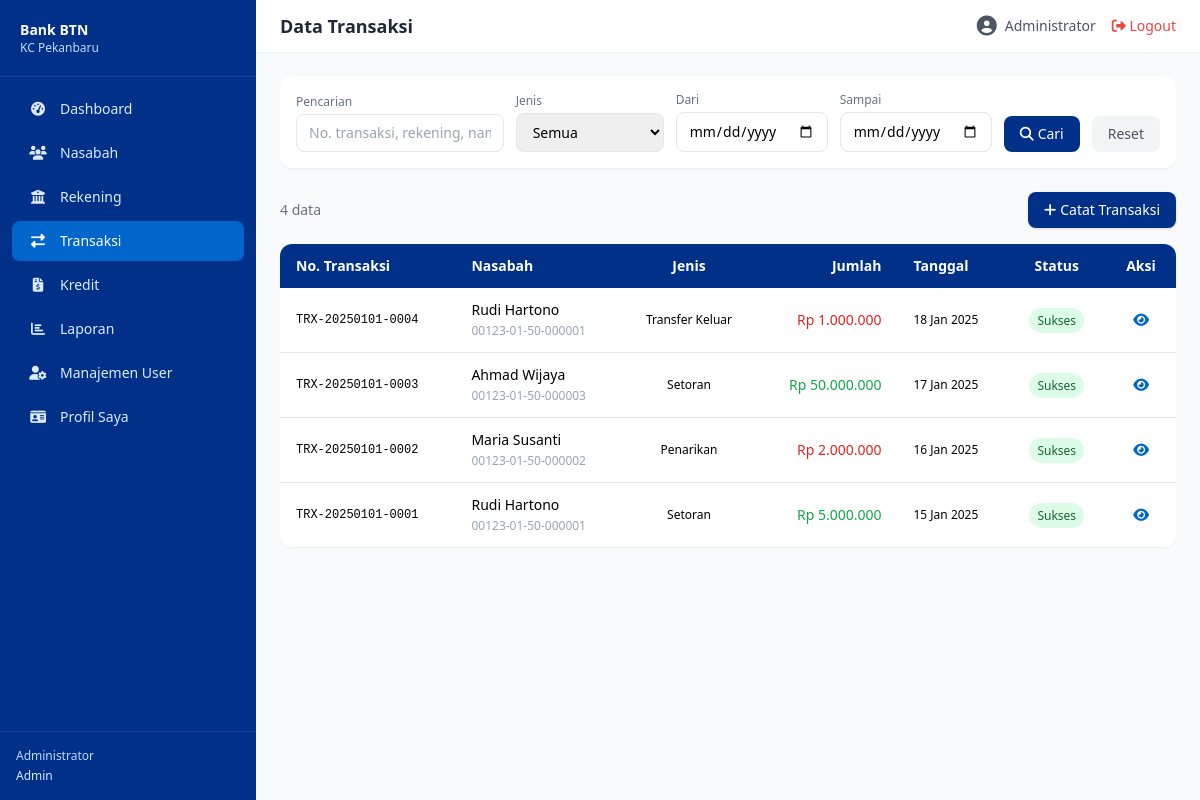
Screenshot of /public/transaksi (signed in) with the database file from the repository.
### tables this page shows
CREATE TABLE transaksi (
    id BIGINT UNSIGNED AUTO_INCREMENT PRIMARY KEY,
    no_transaksi VARCHAR(30) NOT NULL UNIQUE,
    rekening_id BIGINT UNSIGNED NOT NULL,
    rekening_tujuan_id BIGINT UNSIGNED NULL,
    jenis_transaksi ENUM('setoran','penarikan','transfer_masuk','transfer_keluar') NOT NULL,
    jumlah DECIMAL(15,2) NOT NULL,
    saldo_sebelum DECIMAL(15,2) NOT NULL,
    saldo_sesudah DECIMAL(15,2) NOT NULL,
    keterangan VARCHAR(255) NULL,
    tanggal_transaksi DATETIME NOT NULL DEFAULT CURRENT_TIMESTAMP,
    teller_id BIGINT UNSIGNED NOT NULL,
    status ENUM('sukses','batal','pending') NOT NULL DEFAULT 'sukses',
    created_at TIMESTAMP DEFAULT CURRENT_TIMESTAMP,
    FOREIGN KEY (rekening_id) REFERENCES rekening(id) ON DELETE CASCADE,
    FOREIGN KEY (rekening_tujuan_id) REFERENCES rekening(id) ON DELETE SET NULL,
    FOREIGN KEY (teller_id) REFERENCES users(id),
    INDEX idx_rekening (rekening_id),
    INDEX idx_tanggal (tanggal_transaksi),
    INDEX idx_jenis (jenis_transaksi)
);

CREATE TABLE nasabah (
    id BIGINT UNSIGNED AUTO_INCREMENT PRIMARY KEY,
    no_nasabah VARCHAR(20) NOT NULL UNIQUE,
    nik VARCHAR(16) NOT NULL UNIQUE,
    nama_lengkap VARCHAR(255) NOT NULL,
    tempat_lahir VARCHAR(100) NULL,
    tanggal_lahir DATE NOT NULL,
    jenis_kelamin ENUM('L','P') NOT NULL,
    agama VARCHAR(20) NULL,
    status_perkawinan ENUM('lajang','menikah','cerai') DEFAULT 'lajang',
    pekerjaan VARCHAR(100) NULL,
    penghasilan_bulanan DECIMAL(15,2) NULL,
    no_telepon VARCHAR(20) NOT NULL,
    email VARCHAR(255) NULL,
    alamat TEXT NOT NULL,
    rt_rw VARCHAR(10) NULL,
    kelurahan VARCHAR(100) NULL,
    kecamatan VARCHAR(100) NULL,
    kota_kabupaten VARCHAR(100) NOT NULL,
    provinsi VARCHAR(100) NOT NULL,
    kode_pos VARCHAR(10) NULL,
    no_ktp_path VARCHAR(500) NULL,
    status ENUM('aktif','nonaktif','blacklist') NOT NULL DEFAULT 'aktif',
    created_by BIGINT UNSIGNED NULL,
    updated_by BIGINT UNSIGNED NULL,
    created_at TIMESTAMP DEFAULT CURRENT_TIMESTAMP,
    updated_at TIMESTAMP DEFAULT CURRENT_TIMESTAMP ON UPDATE CURRENT_TIMESTAMP,
    deleted_at TIMESTAMP NULL,
    FOREIGN KEY (created_by) REFERENCES users(id) ON DELETE SET NULL,
    FOREIGN KEY (updated_by) REFERENCES users(id) ON DELETE SET NULL,
    INDEX idx_nik (nik),
    INDEX idx_nama (nama_lengkap),
    INDEX idx_status (status)
);

CREATE TABLE rekening (
    id BIGINT UNSIGNED AUTO_INCREMENT PRIMARY KEY,
    no_rekening VARCHAR(20) NOT NULL UNIQUE,
    nasabah_id BIGINT UNSIGNED NOT NULL,
    jenis_rekening ENUM('tabungan','giro','deposito','batara') NOT NULL DEFAULT 'tabungan',
    nama_produk VARCHAR(100) NULL,
    saldo DECIMAL(15,2) NOT NULL DEFAULT 0.00,
    saldo_minimum DECIMAL(15,2) DEFAULT 50000.00,
    mata_uang VARCHAR(5) NOT NULL DEFAULT 'IDR',
    tanggal_buka DATE NOT NULL,
    tanggal_tutup DATE NULL,
    status ENUM('aktif','beku','tutup') NOT NULL DEFAULT 'aktif',
    keterangan TEXT NULL,
    created_by BIGINT UNSIGNED NULL,
    created_at TIMESTAMP DEFAULT CURRENT_TIMESTAMP,
    updated_at TIMESTAMP DEFAULT CURRENT_TIMESTAMP ON UPDATE CURRENT_TIMESTAMP,
    FOREIGN KEY (nasabah_id) REFERENCES nasabah(id) ON DELETE CASCADE,
    FOREIGN KEY (created_by) REFERENCES users(id) ON DELETE SET NULL,
    INDEX idx_nasabah (nasabah_id),
    INDEX idx_status (status)
);

### core/Controller.php (called while the page is built, shortened)
<?php
class Controller {
    protected function view(string $view, array $data = []): void {
        extract($data);
        $viewFile = '../app/views/' . str_replace('.', '/', $view) . '.php';
        require_once $viewFile;
    }
    protected function get(string $key, $default = null) {
        return isset($_GET[$key]) ? trim($_GET[$key]) : $default;
    }
}

### app/controllers/TransaksiController.php (called while the page is built, shortened)
<?php
class TransaksiController extends Controller {
    private Transaksi $model;
    public function __construct() {
        $this->model = new Transaksi();
    }
    public function index(): void {
        $filter = [
            'search' => $this->get('search', ''),
            'jenis_transaksi' => $this->get('jenis_transaksi', ''),
            'status' => $this->get('status', ''),
            'tanggal_dari' => $this->get('tanggal_dari', ''),
            'tanggal_sampai' => $this->get('tanggal_sampai', ''),
        ];
        $page = max(1, (int)($this->get('page') ?? 1));
        $data = $this->model->getAll($filter, $page);
        $total = $this->model->countFiltered($filter);
        $pagination = Helper::paginate($total, $page, PER_PAGE);
        $this->view('transaksi.index', [
            'title' => 'Data Transaksi',
            'transaksi' => $data,
            'pagination' => $pagination,
            'filter' => $filter,
        ]);
    }
}

### core/App.php (called while the page is built, shortened)
<?php
class App {
    protected $method = 'index';
    public function __construct() {
        $url = $this->parseUrl();
        $controllerMap = [
            'auth'       => 'AuthController',
            'dashboard'  => 'DashboardController',
            'nasabah'    => 'NasabahController',
            'rekening'   => 'RekeningController',
            'transaksi'  => 'TransaksiController',
            'kredit'     => 'KreditController',
            'laporan'    => 'LaporanController',
            'users'      => 'UserController',
            'profile'    => 'ProfileController',
        ];
        if ($url && isset($controllerMap[$url[0]])) {
            $ctrlClass = $controllerMap[$url[0]];
            $ctrlFile = '../app/controllers/' . $ctrlClass . '.php';
            if (file_exists($ctrlFile)) {
                unset($url[0]);
            }
        } else if ($url && !isset($controllerMap[$url[0]])) {
            $ctrlFile = '../app/controllers/DashboardController.php';
            if (file_exists($ctrlFile)) {
                require_once $ctrlFile;
            }
        } else {
            $ctrlFile = '../app/controllers/DashboardController.php';
            if (file_exists($ctrlFile)) {
                require_once $ctrlFile;
            }
        }
        $ctrl = new $this->controller;
        $this->params = $url ? array_values($url) : [];
        call_user_func_array([$ctrl, $this->method], $this->params);
    }
    protected function parseUrl(): array {
        if (isset($_GET['url'])) {
            return explode('/', filter_var(rtrim($_GET['url'], '/'), FILTER_SANITIZE_URL));
        }
        return [];
    }
}

### public/index.php (called while the page is built, shortened)
<?php
require_once __DIR__ . '/../app/config/Database.php';
require_once __DIR__ . '/../core/Model.php';
require_once __DIR__ . '/../core/Controller.php';
require_once __DIR__ . '/../core/App.php';
require_once __DIR__ . '/../app/helpers/Auth.php';
require_once __DIR__ . '/../app/helpers/Helper.php';
require_once __DIR__ . '/../app/models/Transaksi.php';
require_once __DIR__ . '/../app/controllers/TransaksiController.php';
$app = new App();

### app/config/Database.php (called while the page is built)
<?php
class Database {
    private static ?Database $instance = null;
    private PDO $conn;
    private function __construct() {
        try {
            $this->conn = new PDO(
                "mysql:host=" . DB_HOST . ";dbname=" . DB_NAME . ";charset=utf8mb4",
                DB_USER, DB_PASS,
                [
                    PDO::ATTR_ERRMODE            => PDO::ERRMODE_EXCEPTION,
                    PDO::ATTR_DEFAULT_FETCH_MODE => PDO::FETCH_ASSOC,
                    PDO::ATTR_EMULATE_PREPARES   => false,
                ]
            );
        } catch (PDOException $e) {
            die('Koneksi database gagal: ' . $e->getMessage());
        }
    }
    public static function getInstance(): self {
        if (self::$instance === null) {
            self::$instance = new self();
        }
        return self::$instance;
    }
    public function getConnection(): PDO {
        return $this->conn;
    }
}

### app/models/Transaksi.php (called while the page is built, shortened)
<?php
class Transaksi extends Model {
    public function getAll(array $filter = [], int $page = 1): array {
        $offset = ($page - 1) * PER_PAGE;
        $where = ['1=1'];
        $params = [];
        $whereStr = implode(' AND ', $where);
        $sql = "SELECT t.*, r.no_rekening, n.nama_lengkap, u.nama as nama_teller
                FROM transaksi t
                JOIN rekening r ON t.rekening_id = r.id
                JOIN nasabah n ON r.nasabah_id = n.id
                JOIN users u ON t.teller_id = u.id
                WHERE $whereStr
                ORDER BY t.tanggal_transaksi DESC LIMIT ? OFFSET ?";
        $params[] = PER_PAGE;
        $params[] = $offset;
        $stmt = $this->db->prepare($sql);
        $stmt->execute($params);
        return $stmt->fetchAll(PDO::FETCH_ASSOC);
    }
    public function countFiltered(array $filter = []): int {
        $where = ['1=1'];
        $params = [];
        $whereStr = implode(' AND ', $where);
        $stmt = $this->db->prepare("SELECT COUNT(*) FROM transaksi t JOIN rekening r ON t.rekening_id = r.id JOIN nasabah n ON r.nasabah_id = n.id WHERE $whereStr");
        $stmt->execute($params);
        return (int)$stmt->fetchColumn();
    }
}

### core/Model.php (called while the page is built, shortened)
<?php
class Model {
    public function __construct() {
        $this->db = Database::getInstance()->getConnection();
    }
}

### app/helpers/Auth.php (called while the page is built, shortened)
<?php
class Auth {
    public static function role(): ?string {
        return $_SESSION['user']['role_name'] ?? null;
    }
}

### app/views/transaksi/index.php (the view, shortened to what this page needs)
<?php require_once '../app/views/layouts/header.php'; ?>
<div class="bg-white rounded-xl shadow-sm p-4 mb-6">
    <form method="GET" action="<?= BASE_URL ?>/transaksi" class="flex flex-wrap gap-3 items-end">
        <div class="flex-1 min-w-[180px]"><label class="block text-xs text-gray-500 mb-1">Pencarian</label><input type="text" name="search" value="<?= htmlspecialchars($filter['search']) ?>" placeholder="No. transaksi, rekening, nama..." class="w-full px-3 py-2 border rounded-lg text-sm outline-none"></div>
        <div><label class="block text-xs text-gray-500 mb-1">Jenis</label><select name="jenis_transaksi" class="px-3 py-2 border rounded-lg text-sm outline-none"><option value="">Semua</option></select></div>
        <div><label class="block text-xs text-gray-500 mb-1">Dari</label><input type="date" name="tanggal_dari" value="<?= $filter['tanggal_dari'] ?>" class="px-3 py-2 border rounded-lg text-sm outline-none"></div>
        <div><label class="block text-xs text-gray-500 mb-1">Sampai</label><input type="date" name="tanggal_sampai" value="<?= $filter['tanggal_sampai'] ?>" class="px-3 py-2 border rounded-lg text-sm outline-none"></div>
        <button type="submit" class="px-4 py-2 bg-btn-primary text-white rounded-lg text-sm"><i class="fas fa-search mr-1"></i>Cari</button>
        <a href="<?= BASE_URL ?>/transaksi" class="px-4 py-2 bg-gray-100 text-gray-600 rounded-lg text-sm">Reset</a>
    </form>
</div>
<div class="flex justify-between items-center mb-4">
    <p class="text-sm text-gray-500"><?= $pagination['total'] ?> data</p>
    <?php if(in_array(Auth::role(),['admin','cs'])): ?>
    <a href="<?= BASE_URL ?>/transaksi/create" class="px-4 py-2 bg-btn-primary text-white rounded-lg text-sm shadow"><i class="fas fa-plus mr-1"></i>Catat Transaksi</a>
    <?php endif; ?>
</div>
<div class="bg-white rounded-xl shadow-sm overflow-hidden">
    <table class="w-full text-sm">
        <thead class="bg-btn-primary text-white"><tr><th class="px-4 py-3 text-left">No. Transaksi</th><th class="px-4 py-3 text-left">Nasabah</th><th class="px-4 py-3 text-center">Jenis</th><th class="px-4 py-3 text-right">Jumlah</th><th class="px-4 py-3 text-left">Tanggal</th><th class="px-4 py-3 text-center">Status</th><th class="px-4 py-3 text-center">Aksi</th></tr></thead>
        <tbody class="divide-y">
            <?php if(empty($transaksi)): ?><tr><td colspan="7" class="px-4 py-8 text-center text-gray-400">Tidak ada data.</td></tr>
            <?php else: foreach($transaksi as $t): ?>
            <tr class="hover:bg-gray-50">
                <td class="px-4 py-3 font-mono text-xs"><?= $t['no_transaksi'] ?></td>
                <td class="px-4 py-3"><?= htmlspecialchars($t['nama_lengkap']) ?><br><span class="text-xs text-gray-400"><?= $t['no_rekening'] ?></span></td>
                <td class="px-4 py-3 text-center capitalize text-xs"><?= str_replace('_',' ',$t['jenis_transaksi']) ?></td>
                <td class="px-4 py-3 text-right font-medium <?= in_array($t['jenis_transaksi'],['setoran','transfer_masuk'])?'text-green-600':'text-red-600' ?>"><?= Helper::formatRupiah($t['jumlah']) ?></td>
                <td class="px-4 py-3 text-xs"><?= Helper::formatTanggal($t['tanggal_transaksi']) ?></td>
                <td class="px-4 py-3 text-center"><?= Helper::getStatusBadge($t['status']) ?></td>
                <td class="px-4 py-3 text-center"><a href="<?= BASE_URL ?>/transaksi/detail/<?= $t['id'] ?>" class="text-btn-secondary"><i class="fas fa-eye"></i></a></td>
            </tr>
            <?php endforeach; endif; ?>
        </tbody>
    </table>
</div>
<?php require_once '../app/views/layouts/footer.php'; ?>

### app/helpers/Helper.php (shortened to what this page needs)
<?php
class Helper {
    public static function formatTanggal(?string $date): string {
        $months = ['Jan','Feb','Mar','Apr','Mei','Jun','Jul','Agu','Sep','Okt','Nov','Des'];
        $ts = strtotime($date);
        return date('d', $ts) . ' ' . $months[(int)date('m', $ts) - 1] . ' ' . date('Y', $ts);
    }
    public static function formatRupiah($amount): string {
        return 'Rp ' . number_format((float)$amount, 0, ',', '.');
    }
    public static function paginate(int $total, int $page, int $perPage): array {
        $lastPage = max(1, (int)ceil($total / $perPage));
        return [
            'total' => $total,
            'current_page' => min($page, $lastPage),
            'per_page' => $perPage,
            'last_page' => $lastPage,
            'from' => ($page - 1) * $perPage + 1,
            'to' => min($page * $perPage, $total),
        ];
    }
    public static function getStatusBadge(string $status): string {
        $colors = [
            'aktif' => 'bg-green-100 text-green-800',
            'nonaktif' => 'bg-gray-100 text-gray-800',
            'blacklist' => 'bg-red-100 text-red-800',
            'beku' => 'bg-yellow-100 text-yellow-800',
            'tutup' => 'bg-red-100 text-red-800',
            'sukses' => 'bg-green-100 text-green-800',
            'batal' => 'bg-red-100 text-red-800',
            'pending' => 'bg-yellow-100 text-yellow-800',
            'lancar' => 'bg-green-100 text-green-800',
            'perhatian_khusus' => 'bg-yellow-100 text-yellow-800',
            'kurang_lancar' => 'bg-orange-100 text-orange-800',
            'diragukan' => 'bg-red-100 text-red-700',
            'macet' => 'bg-red-100 text-red-800',
            'lunas' => 'bg-blue-100 text-blue-800',
            'belum_bayar' => 'bg-yellow-100 text-yellow-800',
            'terlambat' => 'bg-red-100 text-red-800',
        ];
        $class = $colors[$status] ?? 'bg-gray-100 text-gray-800';
        $label = ucfirst(str_replace('_', ' ', $status));
        return "<span class=\"px-2 py-1 rounded-full text-xs font-medium {$class}\">{$label}</span>";
    }
}

### rows the page displays
transaksi: id "4", no_transaksi "TRX-20250101-0004", nasabah.nama_lengkap "Rudi Hartono", rekening.no_rekening "00123-01-50-000001", jenis_transaksi "Transfer Keluar", jumlah "Rp 1.000.000", tanggal_transaksi "18 Jan 2025", status "Sukses"
transaksi: no_transaksi "TRX-20250101-0003", nasabah.nama_lengkap "Ahmad Wijaya", rekening.no_rekening "00123-01-50-000003", jenis_transaksi "Setoran", jumlah "Rp 50.000.000", tanggal_transaksi "17 Jan 2025", status "Sukses"
transaksi: no_transaksi "TRX-20250101-0002", nasabah.nama_lengkap "Maria Susanti", rekening.no_rekening "00123-01-50-000002", jenis_transaksi "Penarikan", jumlah "Rp 2.000.000", tanggal_transaksi "16 Jan 2025", status "Sukses"
transaksi: no_transaksi "TRX-20250101-0001", nasabah.nama_lengkap "Rudi Hartono", rekening.no_rekening "00123-01-50-000001", jenis_transaksi "Setoran", jumlah "Rp 5.000.000", tanggal_transaksi "15 Jan 2025", status "Sukses"

### other values shown
$menu['label'] "Dashboard"
$menu['label'] "Nasabah"
$menu['label'] "Rekening"
$menu['label'] "Transaksi"
$menu['label'] "Kredit"
$menu['label'] "Laporan"
$menu['label'] "Manajemen User"
$menu['label'] "Profil Saya"
Auth::user()['nama'] "Administrator"
Auth::role() "Admin"
$title "Data Transaksi"
